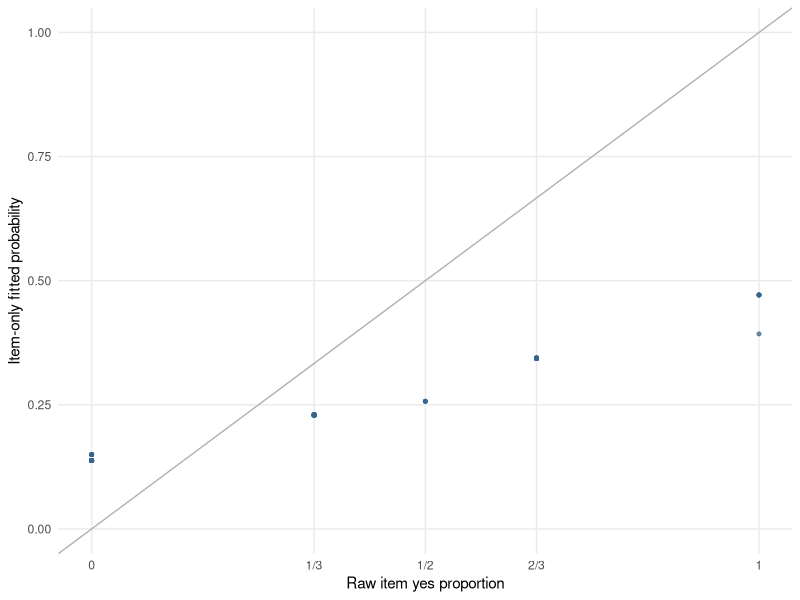

Write the R code that produced this figure.
## ---- chunk 1
#| label: load-uds-joint
#| message: false
#| warning: false

uds <- utils::read.csv(
  "data/uds/uds-natural-parts.csv",
  check.names = FALSE
)

stopifnot(
  nrow(uds) == 2955L,
  length(unique(uds$item_id)) == 1000L,
  length(unique(uds$annotator_id)) == 12L,
  setequal(unique(uds$natural_parts), 0:1),
  !anyDuplicated(paste(uds$item_id, uds$annotator_id, sep = "::"))
)

observed_pairs <- uds[c("item_id", "annotator_id", "natural_parts")]
## ---- chunk 2
#| label: fit-uds-item-only
#| message: false
#| warning: false

item_only_fit <- lme4::glmer(
  natural_parts ~ 1 + (1 | item_id),
  data = uds,
  family = stats::binomial(),
  control = lme4::glmerControl(
    optimizer = "bobyqa",
    optCtrl = list(maxfun = 100000)
  )
)

stopifnot(
  is.null(item_only_fit@optinfo$conv$lme4$messages),
  !lme4::isSingular(item_only_fit, tol = 1e-4)
)

item_levels <- rownames(lme4::ranef(item_only_fit)$item_id)
item_effect <- lme4::ranef(item_only_fit)$item_id[, 1]
item_fit <- data.frame(
  item_id = item_levels,
  fitted_probability = stats::plogis(
    unname(lme4::fixef(item_only_fit)[[1]]) + item_effect
  ),
  raw_proportion = as.numeric(tapply(
    uds$natural_parts,
    factor(uds$item_id, levels = item_levels),
    mean
  ))
)

joint_summary <- data.frame(
  quantity = c(
    "population location",
    "item scale",
    "integrated log likelihood"
  ),
  value = c(
    unname(lme4::fixef(item_only_fit)[[1]]),
    sqrt(unname(lme4::VarCorr(item_only_fit)$item_id[1, 1])),
    as.numeric(stats::logLik(item_only_fit))
  )
)

knitr::kable(joint_summary, digits = 3)
## ---- chunk 3
#| label: plot-uds-item-only
#| fig-width: 5.8
#| fig-height: 4.2
#| fig-cap: "Raw item response proportions and fitted probabilities from the item-only model."

ggplot2::ggplot(
  item_fit,
  ggplot2::aes(raw_proportion, fitted_probability)
) +
  ggplot2::geom_abline(slope = 1, intercept = 0, color = "grey70") +
  ggplot2::geom_point(color = "steelblue4", alpha = 0.25, size = 1) + # dqr-allow: algorithm-setting
  ggplot2::scale_x_continuous(
    breaks = c(0, 1 / 3, 1 / 2, 2 / 3, 1), # dqr-allow: scale-boundary
    labels = c("0", "1/3", "1/2", "2/3", "1") # dqr-allow: scale-boundary
  ) +
  ggplot2::scale_y_continuous(limits = c(0, 1)) +
  ggplot2::labs(
    x = "Raw item yes proportion",
    y = "Item-only fitted probability"
  ) +
  ggplot2::theme_minimal(base_size = 11) +
  ggplot2::theme(panel.grid.minor = ggplot2::element_blank())
